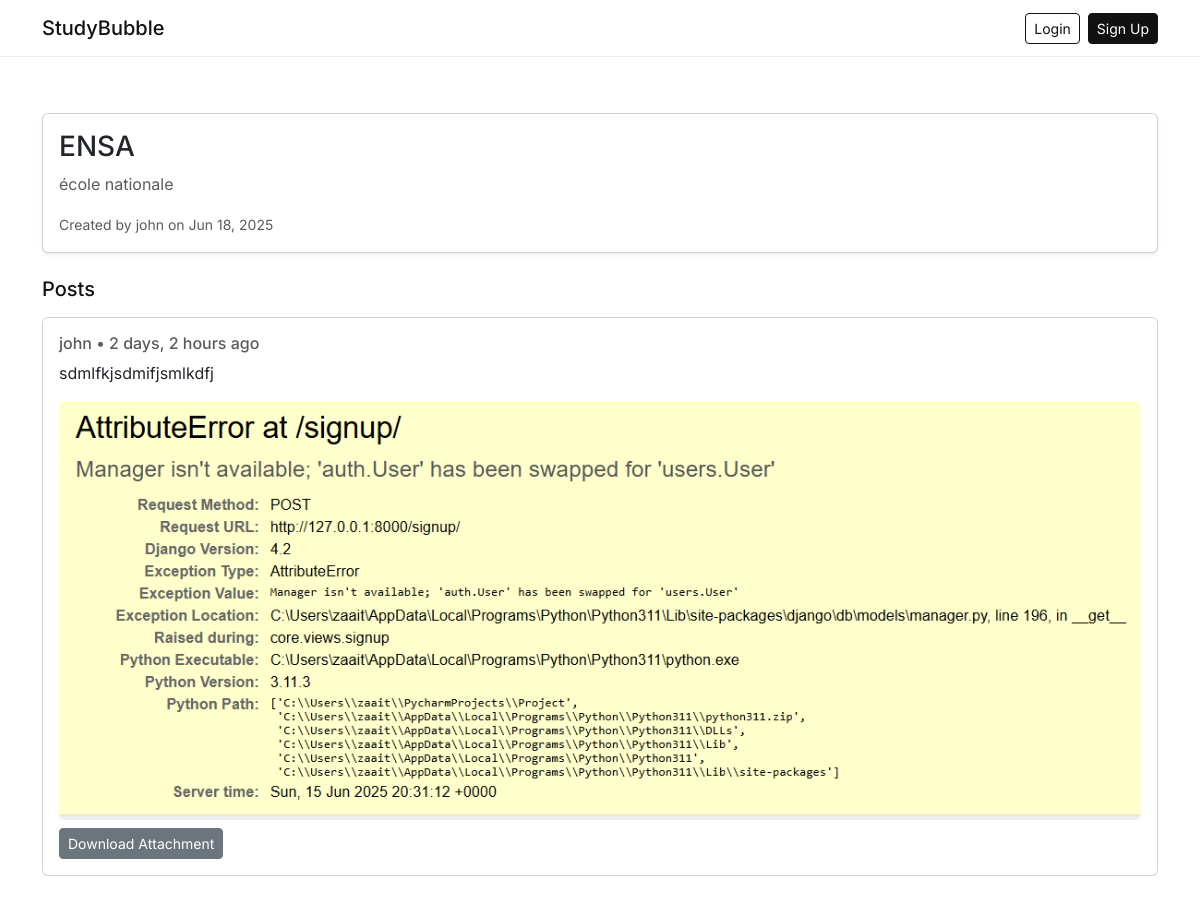
The page /groups/groups/9/ on the database its author committed.
### groups/models.py (models this page shows, shortened)
class Group(models.Model):
    name = models.CharField(max_length=100)
    description = models.TextField()
    created_by = models.ForeignKey('users.User', on_delete=models.CASCADE, related_name='created_groups')
    members = models.ManyToManyField('users.User', related_name='joined_groups', blank=True)
    created_at = models.DateTimeField(auto_now_add=True)

class Post(models.Model):
    group = models.ForeignKey(Group, on_delete=models.CASCADE, related_name='posts')
    author = models.ForeignKey('users.User', on_delete=models.CASCADE)
    content = models.TextField(blank=True)
    file = models.FileField(upload_to='group_files/', blank=True, null=True)
    image = models.ImageField(upload_to='group_images/', blank=True, null=True)
    created_at = models.DateTimeField(auto_now_add=True)

### users/models.py (models this page shows)
class User(AbstractUser):
    ROLE_CHOICES = [
        ('professor', 'Professor'),
        ('student', 'Student'),
    ]
    role = models.CharField(max_length=10, choices=ROLE_CHOICES, default='student')
    bio = models.TextField(blank=True)
    skills = models.CharField(max_length=200, blank=True)

### groups/views.py (the view, shortened to what this page needs)
# urls.py: path('groups/<int:pk>/', group_detail, name='group-detail'),
def group_detail(request, pk):
    group = get_object_or_404(Group, pk=pk)
    posts = group.posts.order_by('-created_at')
    return render(request, 'groups/group_detail.html', {
        'group': group,
        'posts': posts
    })

### templates/groups/group_detail.html (shortened to what this page needs)
{% extends 'base.html' %}
{% load static %}
{% load humanize %}
{% block content %}
<div class="container mt-4">
  <div class="card shadow-sm mb-4">
    <div class="card-body">
      <h3 class="card-title">{{ group.name }}</h3>
      <p class="card-text text-muted">{{ group.description }}</p>
      <p class="card-text">
        <small class="text-muted">Created by {{ group.created_by.username }} on {{ group.created_at|date:"M d, Y" }}</small>
      </p>
    </div>
  </div>
  <h5 class="mb-3">Posts</h5>
  {% for post in group.posts.all %}
  <div class="card mb-3">
    <div class="card-body">
      <h6 class="text-muted">{{ post.author.username }} • {{ post.created_at|naturaltime }}</h6>
      <p>{{ post.content }}</p>
      {% if post.image %}
        <img src="{{ post.image.url }}" class="img-fluid rounded mb-2">
      {% endif %}
      {% if post.file %}
        <a href="{{ post.file.url }}" class="btn btn-sm btn-secondary" download>Download Attachment</a>
      {% endif %}
    </div>
  </div>
  {% empty %}
  <p class="text-muted">No posts yet.</p>
  {% endfor %}
</div>
{% endblock %}

### templates/base.html (style rules this page uses)
body { font-family: 'Inter', sans-serif; background-color: #fff; color: #111; margin: 0; padding: 0; }

### rows shown on the page
Group: name "ENSA", description "école nationale", created_by.username "john", created_at "Jun 18, 2025"
Post: author.username "john", created_at "2 days, 2 hours ago", content "sdmlfkjsdmifjsmlkdfj", image (picture)
